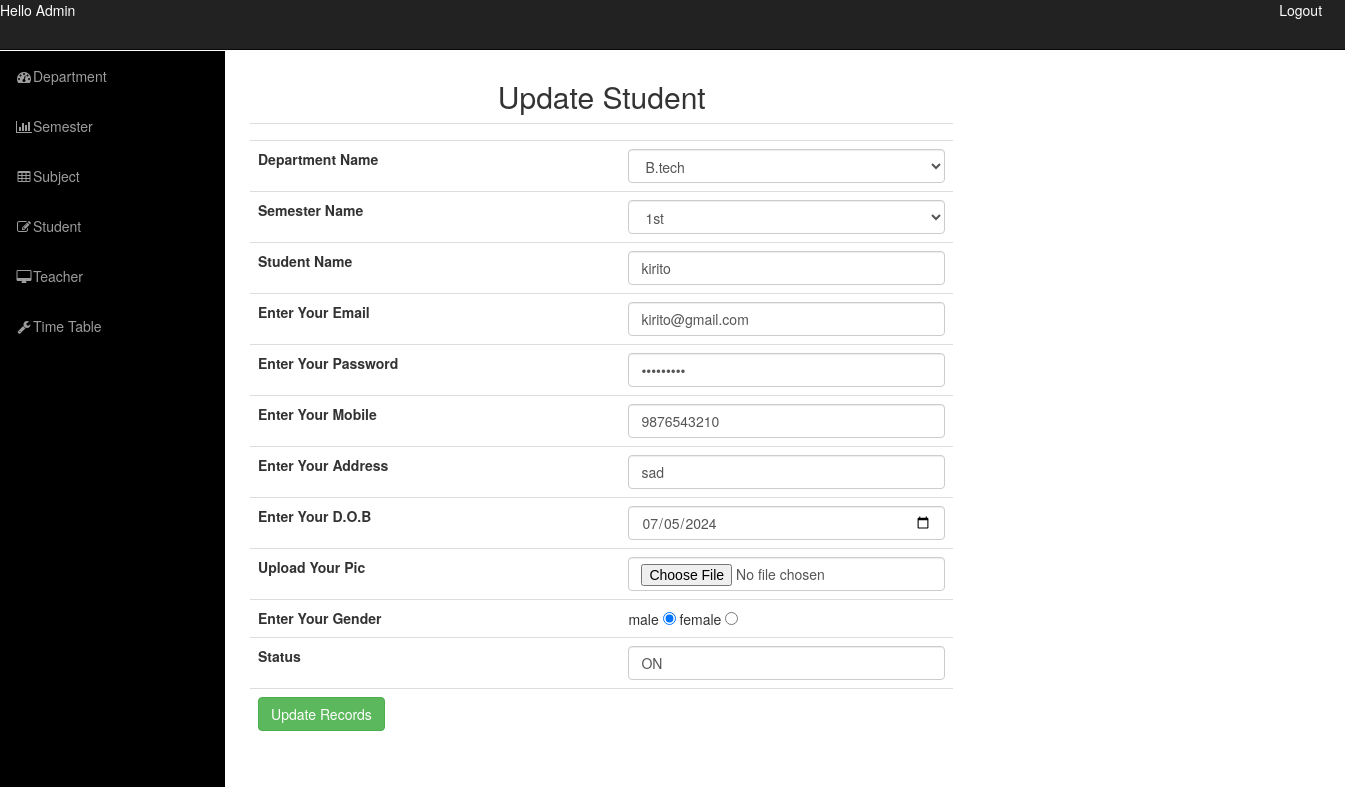
The page /admin/admindashboard.php?info=updatestudent&stu_id=1 (signed in) on the database its author committed.
### tables this page shows
CREATE TABLE `student` (
  `stu_id` int(11) NOT NULL,
  `name` char(50) NOT NULL,
  `eid` varchar(50) NOT NULL,
  `password` varchar(20) NOT NULL,
  `mob` bigint(20) NOT NULL,
  `address` varchar(1000) NOT NULL,
  `department_id` int(11) NOT NULL,
  `sem_id` int(11) NOT NULL,
  `dob` date NOT NULL,
  `pic` varchar(255) NOT NULL,
  `gender` enum('f','m') NOT NULL,
  `status` varchar(50) NOT NULL,
  `date` date NOT NULL
);

CREATE TABLE `department` (
  `department_id` int(11) NOT NULL,
  `department_name` varchar(50) NOT NULL
);

CREATE TABLE `semester` (
  `sem_id` int(11) NOT NULL,
  `semester_name` varchar(20) DEFAULT NULL,
  `department_id` int(11) NOT NULL
);

### admin/updatestudent.php (the view, shortened to what this page needs)
<?php
include('../config.php');
$stu_id=$_REQUEST['stu_id'];
$q=mysqli_query($con,"select * from student where stu_id='$stu_id'");
$res=mysqli_fetch_array($q);
extract($_POST);
?>
<div class="row">
<div class="col-sm-8" >
<h2>Update Student</h2>
<form method="POST" enctype="multipart/form-data">
  <table border="0" class="table">
  <tr>
  <td colspan="2"><?php echo @$err; ?></td>
  </tr>
  <tr>
    <th width="237" scope="row">Department Name </th>
    <td width="213">
	<select name="course" onChange="showSemester(this.value)" class="form-control">
	<?php
	$cou=mysqli_query($con,"select * from department");
	while($c=mysqli_fetch_array($cou))
	{
	$c_id=$c[0];
	?>
	<option value='<?php echo $c_id; ?>' <?php if($c_id==$res['department_id']){echo "selected";} ?>>
	<?php echo $c[1]; ?>
	</option>
	<?php
	}
	?>
    </select>
	</td>
	</tr>
    <tr>
    <th width="237" scope="row">Semester Name </th>
    <td width="213">
	<select name="semester" id="semester" class="form-control">
	<?php
	$sem=mysqli_query($con,"select * from semester where department_id='".$res['department_id']."'");
	while($s=mysqli_fetch_array($sem))
	{
	$s_id=$s[0];
	?>
	<option value='<?php echo $s_id; ?>' <?php if($s_id==$res['sem_id']){echo "selected";} ?>>
	<?php echo $s[1]; ?>
	</option>
	<?php
	}
	?>
    </select>
	</td>
	</tr>
   <tr>
    <th width="237" scope="row">Student Name </th>
    <td width="213"><input type="text" name="name" class="form-control" placeholder="enter your name" value="<?php echo $res['name'];?>"/></td>
  </tr>
  <th scope="row">Enter Your Email </th>
    <td><input type="email" name="eid" class="form-control" placeholder="enter your email" value="<?php echo $res['eid'];?>" /></td>
  <th scope="row">Enter Your Password </th>
    <td><input type="password" name="p" class="form-control" placeholder="enter your Password" value="<?php echo $res['password'];?>" /></td>
  <tr>
    <th scope="row">Enter Your Mobile </th>
    <td><input type="number" name="mobile" class="form-control" placeholder="enter your mobile" value="<?php echo $res['mob'];?>"/></td>
  </tr>
  <tr>
    <th scope="row">Enter Your Address</th>
    <td><input type="text" name="address" class="form-control" placeholder="enter your address" value="<?php echo $res['address'];?>" /></td>
  </tr>
   <tr>
    <th scope="row">Enter Your D.O.B</th>
    <td><input type="date" name="dob" class="form-control" placeholder="enter your D.O.B" value="<?php echo $res['dob']; ?>"/></td>
  </tr>
   <tr>
    <th scope="row">Upload Your Pic</th>
    <td><input type="file" name="pic" class="form-control" placeholder="Upload your Pic" value="<?php echo $res['pic']; ?>"/></td>
  </tr>
   <tr>
    <th scope="row">Enter Your Gender</th>
    <td>male</font>
     <input type="radio" value="m" id="gen" name="gen" <?php if($res['gender']=="m"){echo "checked";} ?>/>
     female</font>
    <input type="radio"value="f" id="gen" name="gen" <?php if($res['gender']=="f"){echo "checked";} ?>/></td>
  </tr>
  <tr>
    <th scope="row">Status</th>
    <td><input type="text" name="status" class="form-control" placeholder="enter your Status" value="<?php echo $res['status'];?>"/></td>
  </tr>
    <th colspan="2" scope="row" align="center">
<input type="submit" value="Update Records" name="update" class="btn btn-success"/>
	</th>
</table>
</form>
</div>
</div>

### admin/css/sb-admin.css (style rules this page uses)
body { margin-top: 100px; }
@media (min-width:768px) { body { margin-top: 50px; } }

### rows shown on the page
student: course "B.tech", semester "1st", name "kirito", eid "kirito@gmail.com", mobile "9876543210", address "sad", dob "07/05/2024", gender "☑", status "ON"
